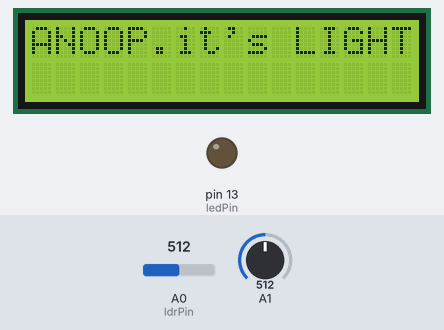
The sketch below on a simulated Arduino Uno, built with avr-gcc and run on an emulated ATmega328P. Parts: 16×2 character LCD, output pins drawn as LEDs (lit = HIGH). The inputs (shaded band) are chosen by the test bench; at power-on: A0 (ldrPin) = 512, A1 = 512. The modem accepts every AT command (registered, SIM ready, sends succeed) and sends nothing else; what the sketch prints to the serial monitor is not drawn.

Above: at 1.2 s.
At 2.29 s:
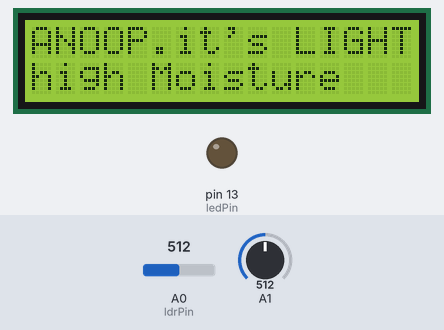
2.3 s: A0 (ldrPin) set to 681
4.5 s: A0 (ldrPin) set to 710
At 7.9 s:
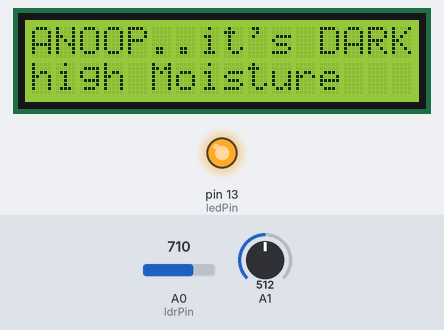
9.0 s: A1 set to 941
11.6 s: A1 set to 968
At 13.9 s:
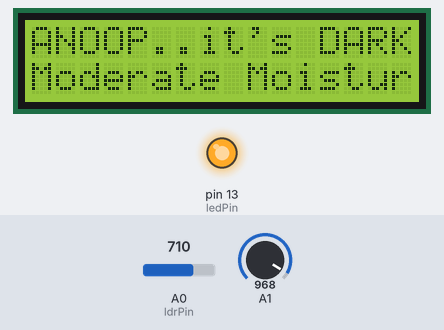
14.2 s: A0 (ldrPin) set to 690
At 16.5 s:
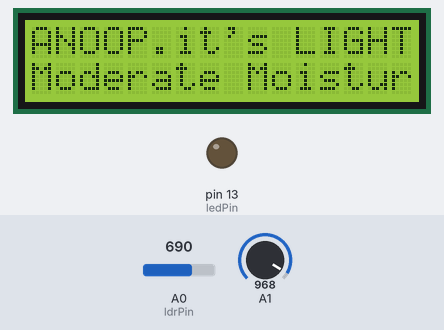
Timing chart, 0 to 18.0 s (numbered marks = the images above; inputs shaded):
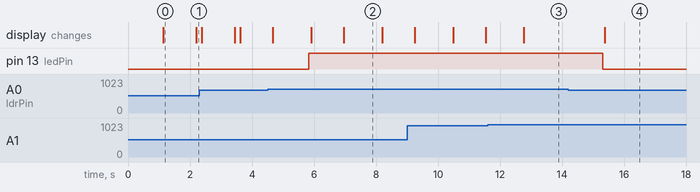

Measured:
- the behaviour switches between 699 and 700 on A0 (ldrPin) (found by bisection; images 1 and 2)
- the behaviour switches between 949 and 950 on A1 (found by bisection; images 2 and 3)
- after the input at 4.5 s, pin 13 (ledPin): LOW → HIGH after 1.3 s
- after the input at 11.6 s, the display: changes after 1.2 s (image 3)
- after the input at 14.2 s, pin 13 (ledPin): HIGH → LOW after 1.1 s; the display: changes after 1.2 s (image 4)
- what the display in image 0 shows lasts 1.1 s, from 1.1 s to 2.2 s
- what the display in image 2 shows lasts 1.2 s, from 7.0 s to 8.2 s

The sketch:

GsmPlusSensors.ino
```cpp
#include <SoftwareSerial.h>
#include<LiquidCrystal.h>

SoftwareSerial GPRS(7,8);
LiquidCrystal lcd(12,11,5,4,3,2);

const int ledPin=13;
const int ldrPin=A0;


void setup() {
  // put your setup code here, to run once:
  GPRS.begin(9600);
Serial.begin(9600);
lcd.begin(16,2);
pinMode(ledPin,OUTPUT);
pinMode(ldrPin,INPUT);

GPRS.println("AT");
delay(1000);
}

void loop() {
  // put your main code here, to run repeatedly:
while(GPRS.available()){
  Serial.write(GPRS.read());
  }

int ldrStatus=analogRead(ldrPin);
if(ldrStatus>=700)
{
  sendSMS();
  digitalWrite(ledPin,HIGH);
  lcd.begin(16,2);
  lcd.print("ANOOP..");
  lcd.print("it's DARK ");
  }
  else
  {
  digitalWrite(ledPin,LOW);
   lcd.begin(16,2);
   lcd.print("ANOOP.");
  lcd.print("it's LIGHT");
    }

  // put your main code here, to run repeatedly:
int SensorValue= analogRead(A1);
if(SensorValue>=950)
{
 lcd.setCursor(0,1);
lcd.print("Moderate Moisture");
  }
else
{
  senddSMS();
   lcd.setCursor(0,1);
lcd.print("high Moisture");
  }
delay(100);
}

void sendSMS()
{
    GPRS.println("AT+CMGF=1");
  delay(500);

  GPRS.println("AT+CMGS=\"+917907519269\"");
  delay(500);
  GPRS.print("It's too dark.");
  GPRS.write(0x1a);
  }

  void senddSMS()
{
    GPRS.println("AT+CMGF=1");
  delay(500);

  GPRS.println("AT+CMGS=\"+917907519269\"");
  delay(500);
  GPRS.print("Moisture content is too high");
  GPRS.write(0x1a);
  }
```
